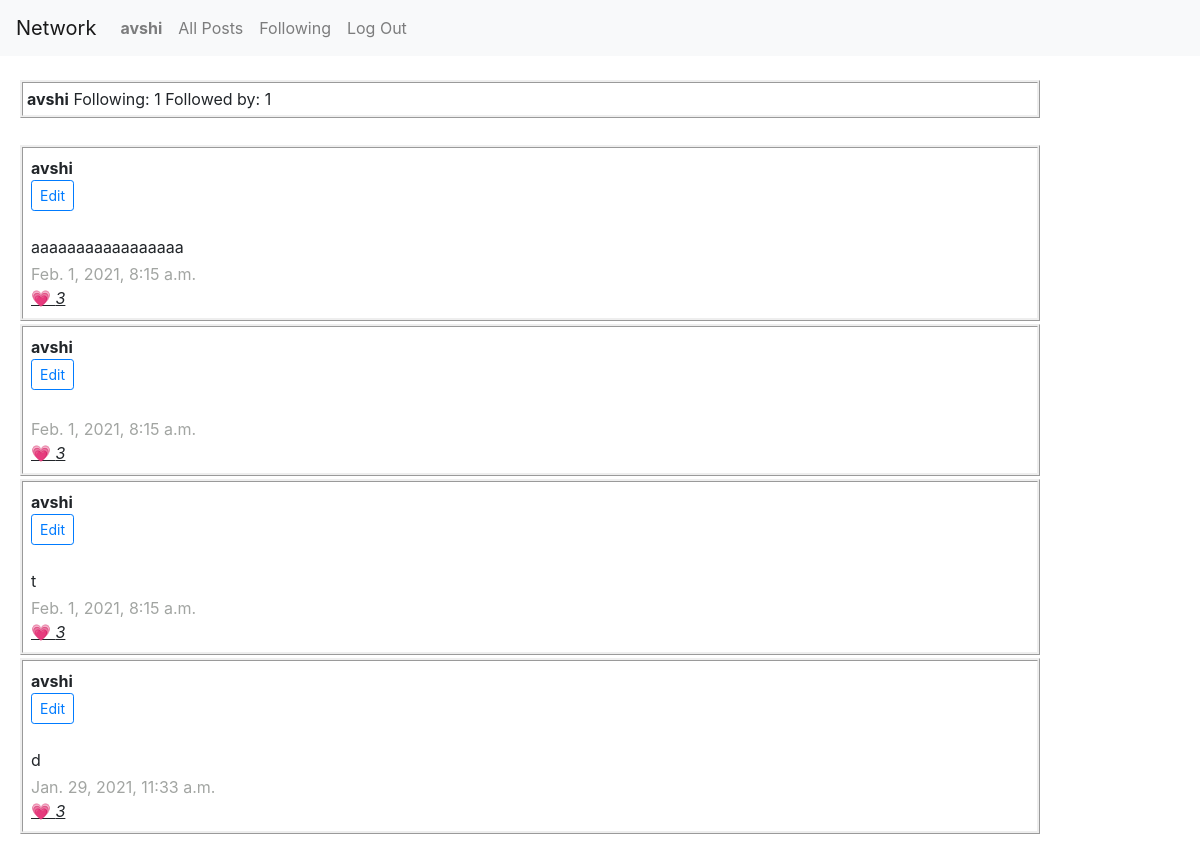
Page /avshi (signed in) on the earlier database version.
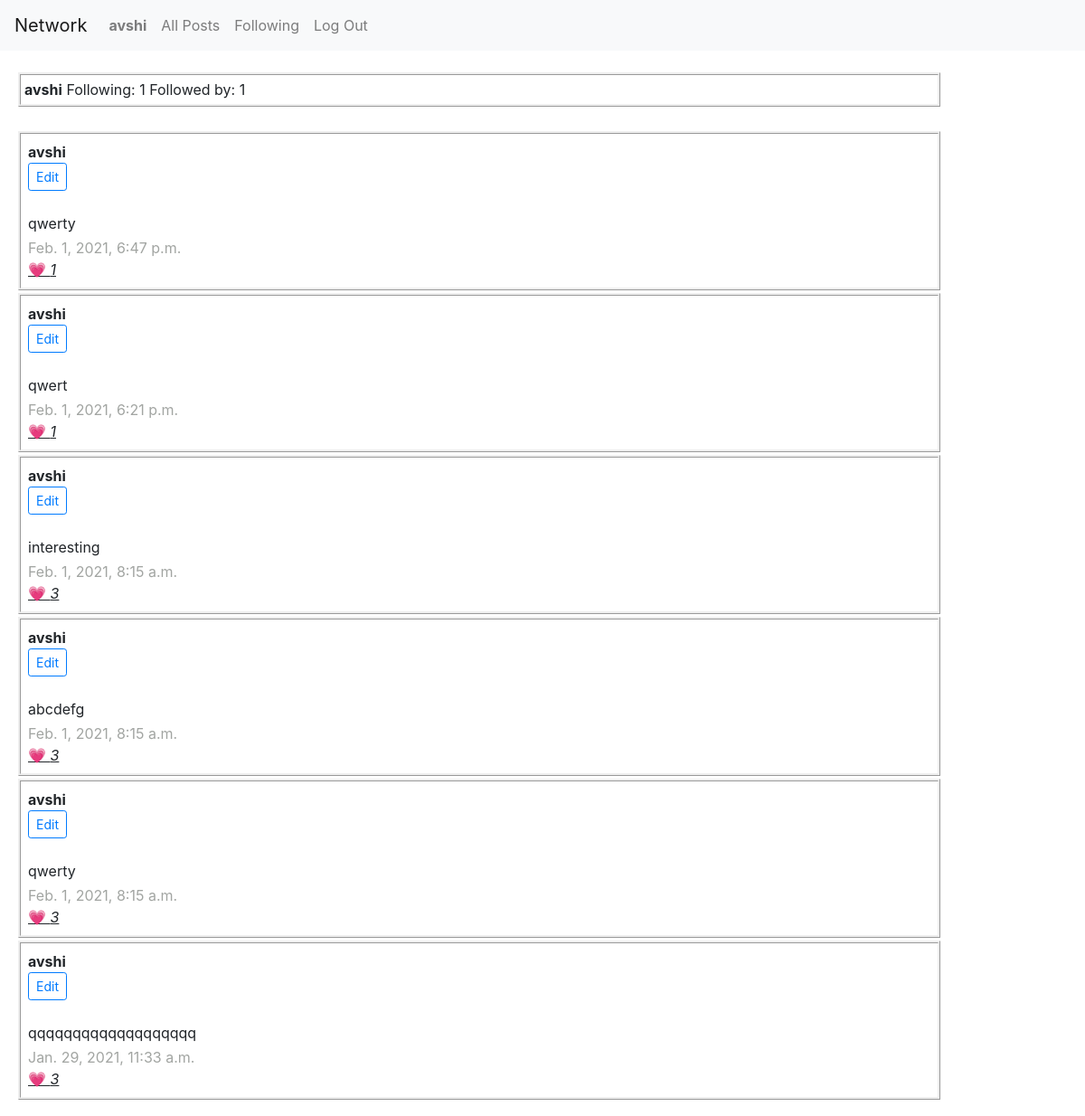
Same page on the later database version.
### network/models.py (models this page shows, shortened)
class User(AbstractUser):
    follows_this_many = models.IntegerField(default=0)
    followed_by_this_many = models.IntegerField(default=0)

class Post(models.Model):
    user = models.ForeignKey(User, on_delete=models.CASCADE, related_name="poster")
    content = models.CharField(max_length=256)
    timestamp = models.DateTimeField(auto_now_add=True)
    likes = models.IntegerField(default=0)
    users_liking = models.ManyToManyField(User, blank=True, related_name="posts_liked")

### network/views.py (the view)
# urls.py: path("<str:user>", views.profile, name="profile"),
@login_required
def profile(request, user):
    profile_user = User.objects.get(username=user)
    user = request.user
    try:
        following = Following.objects.get(user_followed=profile_user, followed_by=user)
    except:
        following = None
    posts = Post.objects.all().filter(user=profile_user)
    posts = posts.order_by("-timestamp").all()
    paginator = Paginator(posts, 10)
    page_number = request.GET.get('page')
    page_obj = paginator.get_page(page_number)
    return render(request, "network/profile.html", {
        'form': NewPostForm(),
        'following': following,
        'profile_user': profile_user,
        'page_obj': page_obj,
    })

### network/templates/network/profile.html (shortened to what this page needs)
{% extends "network/layout.html" %}
{% load static %}
{% block body %}
    <br>
    <div class="profile-user">
            <strong>{{ profile_user }}</strong>
            <span>Following: {{ profile_user.follows_this_many }} Followed by: {{ profile_user.followed_by_this_many }}</span>
    </div>
    <br>
    {% for post in page_obj %}
        <div class="post-list" id="{{post.id}}">
            <div><strong>{{ post.user }}</strong></div>
            {% if user == post.user %}
                <div><small><button class="btn btn-sm btn-outline-primary" id="edit{{post.id}}" class="edit">Edit</button></small></div>
            {% endif %}
            <br>
            <div class="post-content" id="edit{{post.id}}-content">{{ post.content }}</div>
            <div class="post-timestamp">{{ post.timestamp }}</div>
            {% if user.is_authenticated %}
                <u><a href="" id="like{{post.id}}"> &#128151;</a> <i id="likes{{post.id}}">{{ post.likes }}</i></u>
            {% else %}
                <div>&#128151; {{ post.likes }}</div>
            {% endif %}
        </div>
    {% endfor %}
    <div class="pagination">
    </div>
{% endblock %}

### network/templates/network/layout.html (shortened to what this page needs)
{% load static %}
<!DOCTYPE html>
<html lang="en">
    <head>
        <link rel="stylesheet" href="https://stackpath.bootstrapcdn.com/bootstrap/4.4.1/css/bootstrap.min.css">
        <link href="{% static 'network/styles.css' %}" rel="stylesheet">
    </head>
    <body>
        <nav class="navbar navbar-expand-lg navbar-light bg-light">
            <a class="navbar-brand" href="#">Network</a>
            <div>
              <ul class="navbar-nav mr-auto">
                {% if user.is_authenticated %}
                    <li class="nav-item">
                        <a class="nav-link" href="{% url 'profile' user %}"><strong>{{ user.username }}</strong></a>
                    </li>
                {% endif %}
                <li class="nav-item">
                  <a class="nav-link" href="{% url 'index' %}">All Posts</a>
                </li>
                {% if user.is_authenticated %}
                    <li class="nav-item">
                        <a class="nav-link" href="{% url 'following' %}">Following</a>
                    </li>
                    <li class="nav-item">
                        <a class="nav-link" href="{% url 'logout' %}">Log Out</a>
                    </li>
                {% endif %}
              </ul>
            </div>
          </nav>
        <div class="body">
            {% block body %}
            {% endblock %}
        </div>
    </body>
</html>

### network/static/network/styles.css (style rules this page uses)
.post-list { border-style: ridge; margin:3px; padding: 8px; width: 85%; margin-left: 20px; }
.post-timestamp { color: rgb(162, 165, 162); }
.post-content { margin-bottom: 3px; }
.profile-user { border-style: ridge; padding: 4px; width: 85%; margin-left: 20px; }
.pagination { margin:3px; padding: 6px; width: 85%; margin-left: 20px; font-weight: bold; }

Differences in the rows shown:
added Post: user "avshi", content "qwerty", timestamp "Feb. 1, 2021, 6:47 p.m.", likes "1"
added Post: user "avshi", content "qwert", timestamp "Feb. 1, 2021, 6:21 p.m.", likes "1"
changed Post: content "aaaaaaaaaaaaaaaaa" → "interesting"
changed Post: content (not shown) → "abcdefg"
changed Post (number 5 of 6 on the later page): content "t" → "qwerty"
changed Post: content "d" → "qqqqqqqqqqqqqqqqqqq"
